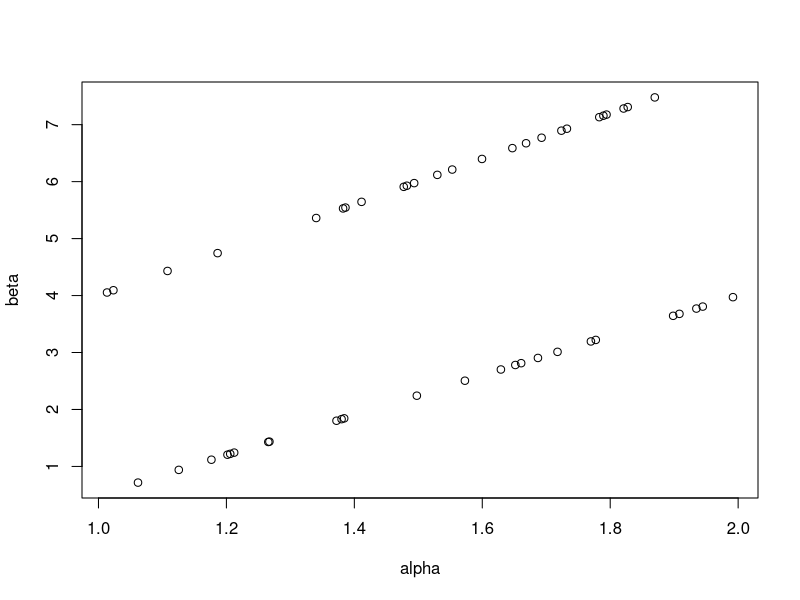
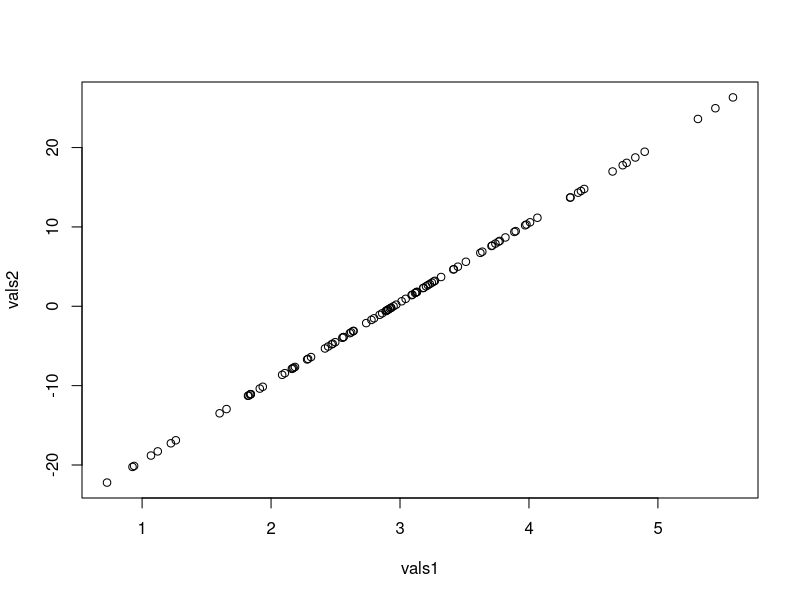
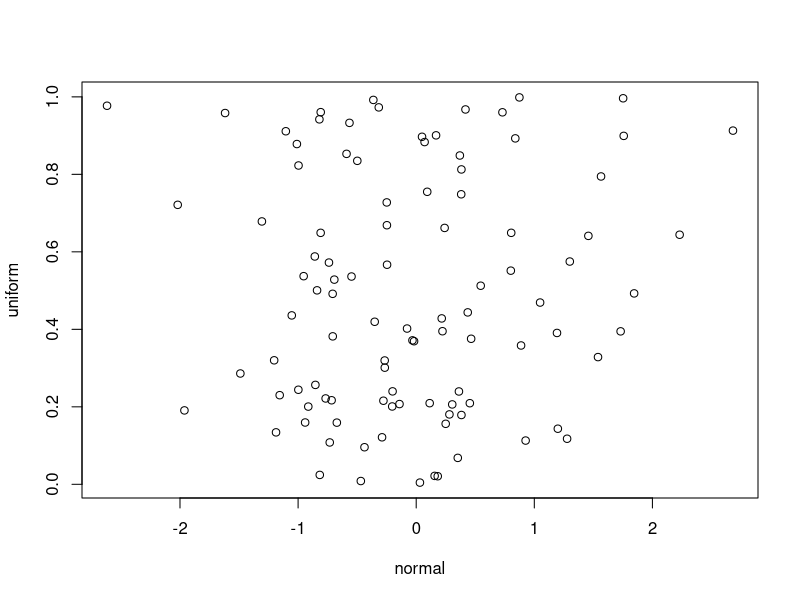

R code for these plots, in order:
## ---- chunk 1
set.seed(10); runif(2); runif(2)
set.seed(10); runif(4)
## ---- chunk 2
set.seed(1)
alpha <- runif(50, 1, 2)

set.seed(1)
beta <- runif(25, 0.5, 4)
beta <- append(beta, runif(25, 4, 8))

plot(alpha, beta)
## ---- chunk 3
set.seed(100)
vals1 <- rnorm(100, mean = 3, sd = 1)

set.seed(100)
vals2 <- rnorm(100, mean = 0.5, sd = 10)

plot(vals1, vals2)
## ---- chunk 4
set.seed(9)
normal <- rnorm(100)

set.seed(9)
uniform <- runif(100)

plot(normal, uniform)
